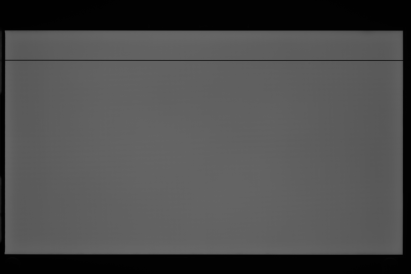
#> input picture open_cv/panel_break.jpg, 411 x 274 px, found by its file name
$ jupyter execute image_inspect.ipynb
#> lines starting #> are read from the running program, lines starting #| are printed output that depends on the picture; after the words box and inside, x2 and y2 are one past the last pixel; in counts of white or black regions, pixels touching at a corner belong together
[cell 1]
import cv2
import numpy as np

[cell 2]
img = cv2.imread('C:/Users/e1356/python/open_cv/panel_break.jpg')
#> img is the input picture: shape (274, 411, 3); min 1, max 103, mean 75.8
img_origin = cv2.imread('C:/Users/e1356/python/open_cv/panel_break.jpg')

[cell 3]
if img is not None:
    # 高斯模糊計算
    blur = cv2.GaussianBlur(img, (31, 31), 0)# 設定模糊化強度(5*5)
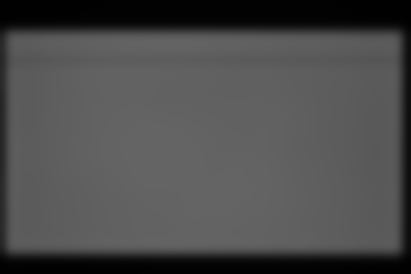
#> blur: shape (274, 411, 3); min 1, max 100, mean 75.8

    # 轉為灰度影像(灰階化指令: cv2.COLOR_BGR2GRAY)
    gray = cv2.cvtColor(img, cv2.COLOR_BGR2GRAY)
    gray_blur = cv2.cvtColor(blur, cv2.COLOR_BGR2GRAY)

    # 計算灰度差影像
    diff = cv2.absdiff(gray, gray_blur)
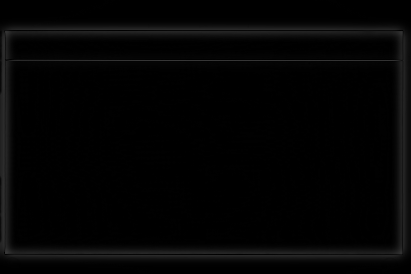
#> diff: shape (274, 411); min 0, max 55, mean 4.2

    # 二值化處理
    thresh = cv2.threshold(diff, 40, 255, cv2.THRESH_BINARY)[1]
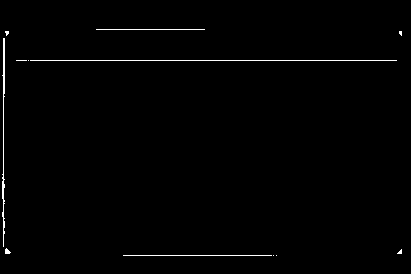
#> thresh: shape (274, 411); 0.9% white in thin lines or dots, all inside (x1, y1, x2, y2) = (2, 29, 402, 256)


else:
    print('image read failed')

[cell 4]
# 型態學操作
kernel = cv2.getStructuringElement(cv2.MORPH_RECT, (3, 3))# (shape:矩形生成, ksize: 結構元素大小)
closed = cv2.morphologyEx(thresh, cv2.MORPH_CLOSE, kernel)# ()

[cell 5]
# 輪廓檢測
contours, hierarchy = cv2.findContours(closed, cv2.RETR_EXTERNAL, cv2.CHAIN_APPROX_SIMPLE)
#> contours = 8 contours, 7 with area under 20; largest, box (x1, y1, x2, y2) and area: (2, 38, 5, 247) 112

# 繪製矩形
for c in contours:
    x, y, w, h = cv2.boundingRect(c)
    cv2.rectangle(img, (x, y), (x+w, y+h), (0, 0, 255), 2)
#> this loop made 8 passes
#> (c, x, y, w, h) on passes 1, 2, 4, 6, 8: ([[123, 255], [276, 255]], 123, 255, 154, 1), ([[401, 249], [397, 253], [401, 253]], 397, 249, 5, 5), ([[16, 60], [396, 60]], 16, 60, 381, 1), ([[399, 31], [399, 33], [401, 35], [401, 31]], 399, 31, 3, 5), ([[96, 29], [204, 29]], 96, 29, 109, 1)
#> (x, y, w, h) on passes 3, 5, 7: (5, 248, 6, 6), (2, 38, 3, 209), (5, 31, 4, 5)
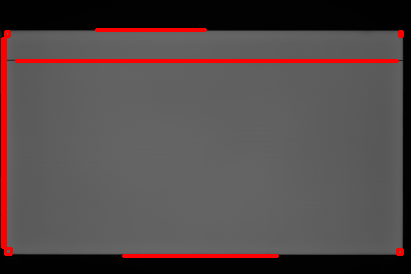
#> img: shape (274, 411, 3); 3.62% of pixels changed, all inside (x1, y1, x2, y2) = (1, 28, 404, 258)
